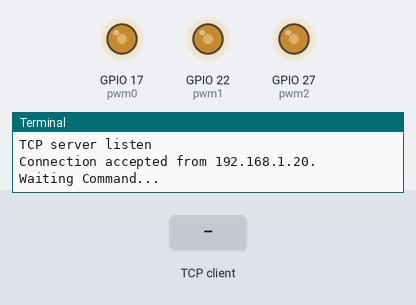
Simulated run of this program. Board: Raspberry Pi (BCM pin numbers). Shown: output pins drawn as LEDs (lit = HIGH), the last lines printed to the terminal. The test bench sets the inputs (shaded band). One TCP client connects 1 s after the port opens and stays connected.

Above: at 1.2 s.
1.3 s: the TCP client sends "Brightness Up"
At 1.55 s:
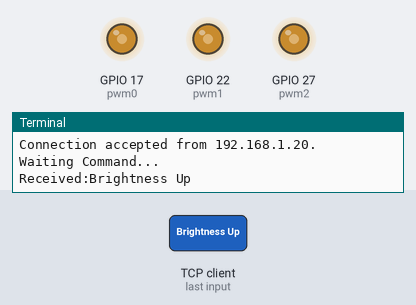
4.3 s: the TCP client sends "Color Left"
At 4.5 s:
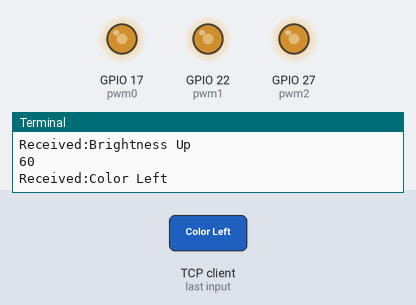
7.3 s: the TCP client sends "Color Right"
At 10.1 s:
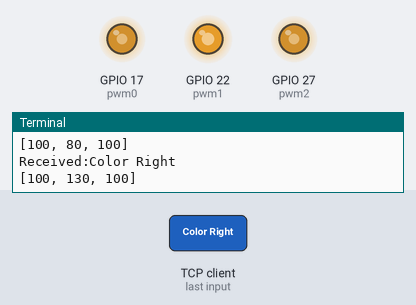
10.3 s: the TCP client sends "Brightness Down"
At 11.05 s:
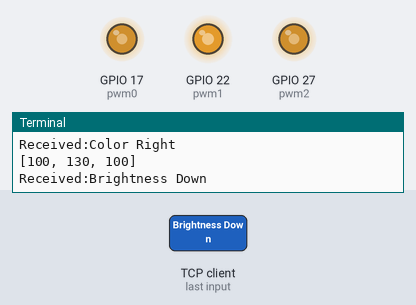
13.3 s: the TCP client sends "Brightness Down"
At 15.3 s:
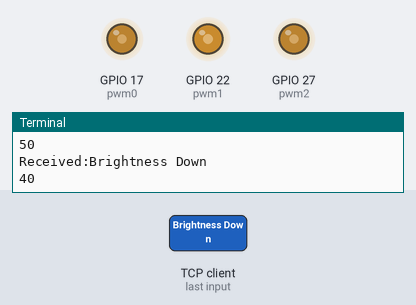
Timing chart, 0 to 16.8 s (numbered marks = the images above; inputs shaded):
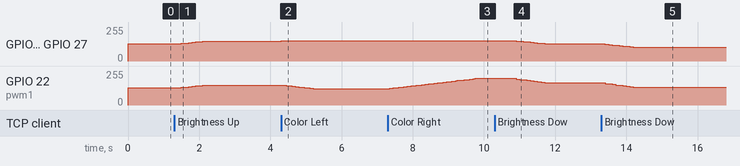

Measured:
- after the input at 1.3 s, GPIO 17 (pwm0), GPIO 22 (pwm1), GPIO 27 (pwm2): moves from 128/255 to 150/255 over 0.80 s, starting after 0.10 s
- after the input at 4.3 s, GPIO 17 (pwm0), GPIO 27 (pwm2): 150/255 → 153/255 at once; GPIO 22 (pwm1): moves from 150/255 to 122/255 over 0.85 s, starting after 0.05 s
- after the input at 7.3 s, GPIO 22 (pwm1): moves from 122/255 to 199/255 over 2.4 s, starting after 0.05 s
- after the input at 10.3 s, GPIO 17 (pwm0), GPIO 27 (pwm2): moves from 153/255 to 130/255 over 0.80 s, starting after 0.60 s; GPIO 22 (pwm1): moves from 199/255 to 168/255 over 0.80 s, starting after 0.60 s
- after the input at 13.3 s, GPIO 17 (pwm0), GPIO 27 (pwm2): moves from 130/255 to 105/255 over 0.90 s, starting at once; GPIO 22 (pwm1): moves from 168/255 to 135/255 over 0.90 s, starting at once

The program:

GCL_Pi.py
```python
#Gestures Control LED(on RPi)
#Shichao Li 12/13/2020
#coding:utf-8
import socket
import time
import sys
import RPi.GPIO

#Initialization
RPi.GPIO.setmode(RPi.GPIO.BCM)
RPi.GPIO.setwarnings(False)
RPi.GPIO.setup(17,RPi.GPIO.OUT)
RPi.GPIO.setup(22,RPi.GPIO.OUT)
RPi.GPIO.setup(27,RPi.GPIO.OUT)
pwm0 = RPi.GPIO.PWM(17,80)
pwm1 = RPi.GPIO.PWM(22,80)
pwm2 = RPi.GPIO.PWM(27,80)

pwmNumAll = 50
pwmNum0 = pwmNum1 = pwmNum2 = 100

pwm0.start(round(pwmNum0*pwmNumAll)/100)
pwm1.start(round(pwmNum1*pwmNumAll)/100)
pwm2.start(round(pwmNum2*pwmNumAll)/100)

#ColorSet = [[1,1,1],[0,0,1],[0,1,0],[0,1,1],[1,0,0],[1,0,1],[1,1,0]]
ColorChange = [[0,-1,0],[0,0,-1],[0,1,1],[0,0,-1],[-1,0,0],[1,0,1],[-1,0,0],[0,-1,0],[1,1,0]]
color = 0


def main():
	host_addr = ("192.168.10.106",8888)
	print("Starting socket: TCP...")
	#create socket object:socket=socket.socket(family,type)
	socket_tcp = socket.socket(socket.AF_INET, socket.SOCK_STREAM)
	print("TCP server listen" )
	#bind socket to addr:socket.bind(address)
	socket_tcp.bind(host_addr)
	#listen connection request:socket.listen(backlog)
	socket_tcp.listen(1)
	#wait for PC:connection,address=socket.accept()
	socket_con, (client_ip, client_port) = socket_tcp.accept()
	print("Connection accepted from %s." %client_ip)
	socket_con.send("Welcome to Pi")
	print("Waiting Command...")

	while True:
		try:
			command=socket_con.recv(512).decode()
			if len(command)>0:
				print("Received:%s"%command)
				try:
					run(command)
				except  Exception:
					print("Invalid Command")
				time.sleep(1)
				continue
		except Exception:
			socket_tcp.close()
			sys.exit(1)

#Use received command to control LED
def run(command):
	if command == "Brightness Down":
		global pwmNumAll
		if pwmNumAll > 0:
			for i in xrange(pwmNumAll,pwmNumAll-10,-1):
				pwm0.ChangeDutyCycle(round(pwmNum0*i/100))
				pwm1.ChangeDutyCycle(round(pwmNum1*i/100))
				pwm2.ChangeDutyCycle(round(pwmNum2*i/100))
				time.sleep(0.1)
			pwmNumAll = pwmNumAll - 10
		print(pwmNumAll)
	elif command == "Brightness Up":
		global pwmNumAll
		if pwmNumAll < 100:
			for i in xrange(pwmNumAll,pwmNumAll+10,1):
				pwm0.ChangeDutyCycle(round(pwmNum0*i/100))
				pwm1.ChangeDutyCycle(round(pwmNum1*i/100))
				pwm2.ChangeDutyCycle(round(pwmNum2*i/100))
				time.sleep(0.1)
			pwmNumAll = pwmNumAll + 10
		print(pwmNumAll)
	elif command == "Color Left":
		global color, pwmNum0, pwmNum1, pwmNum2
		if (ColorChange[color][0] == -1 and pwmNum0 <= 0) or (ColorChange[color][0] == 1 and pwmNum0 >= 100)\
				or (ColorChange[color][1] == -1 and pwmNum1 <= 0) or (ColorChange[color][1] == 1 and pwmNum1 >= 100)\
				or (ColorChange[color][2] == -1 and pwmNum2 <= 0) or (ColorChange[color][2] == 1 and pwmNum2 >= 100):
			color = (color+1)%9
		else:
			for i in range(20):
				pwmNum0 += ColorChange[color][0]
				pwmNum1 += ColorChange[color][1]
				pwmNum2 += ColorChange[color][2]
				pwm0.ChangeDutyCycle(round(pwmNum0*pwmNumAll/100))
				pwm1.ChangeDutyCycle(round(pwmNum1*pwmNumAll/100))
				pwm2.ChangeDutyCycle(round(pwmNum2*pwmNumAll/100))
				time.sleep(0.05)
			print([pwmNum0,pwmNum1,pwmNum2])
	elif command == "Color Right":
		global color, pwmNum0, pwmNum1, pwmNum2
		if (ColorChange[color][0] == 1 and pwmNum0 <= 0) or (ColorChange[color][0] == -1 and pwmNum0 >= 100) \
				or (ColorChange[color][1] == 1 and pwmNum1 <= 0) or (ColorChange[color][1] == -1 and pwmNum1 >= 100) \
				or (ColorChange[color][2] == 1 and pwmNum2 <= 0) or (ColorChange[color][2] == -1 and pwmNum2 >= 100):
			color = (color - 1) % 9
		else:
			for i in range(50):
				pwmNum0 -= ColorChange[color][0]
				pwmNum1 -= ColorChange[color][1]
				pwmNum2 -= ColorChange[color][2]
				pwm0.ChangeDutyCycle(round(pwmNum0 * pwmNumAll / 100))
				pwm1.ChangeDutyCycle(round(pwmNum1 * pwmNumAll / 100))
				pwm2.ChangeDutyCycle(round(pwmNum2 * pwmNumAll / 100))
				time.sleep(0.05)
			print([pwmNum0, pwmNum1, pwmNum2])
		# global color
		# global pwm_num
		# color_new = (color+1)%7
		# print(color)
		# print(color_new)
		# print(ColorSet[color])
		# print(ColorSet[color_new])
		# if ColorSet[color][0] != ColorSet[color_new][0]:
		# 	if ColorSet[color_new][0]==0:
		# 		pwm0.stop()
		# 	else:
		# 		pwm0.start(pwm_num)
		# if ColorSet[color][1] != ColorSet[color_new][1]:
		# 	if ColorSet[color_new][1]==0:
		# 		pwm1.stop()
		# 	else:
		# 		pwm1.start(pwm_num)
		# if ColorSet[color][2] != ColorSet[color_new][2]:
		# 	if ColorSet[color_new][2]==0:
		# 		pwm2.stop()
		# 	else:
		# 		pwm2.start(pwm_num)
		# color = color_new

main()
```
